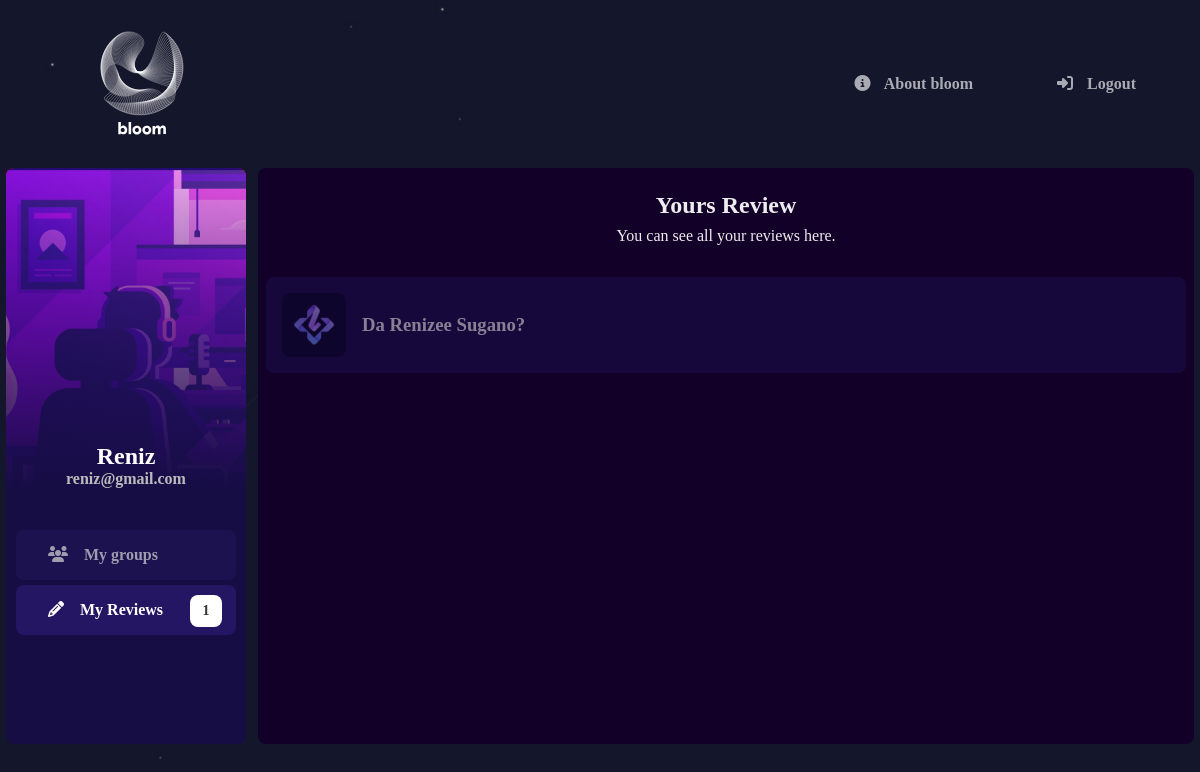
The page /showMyReview/ (signed in) on the database as committed earlier.
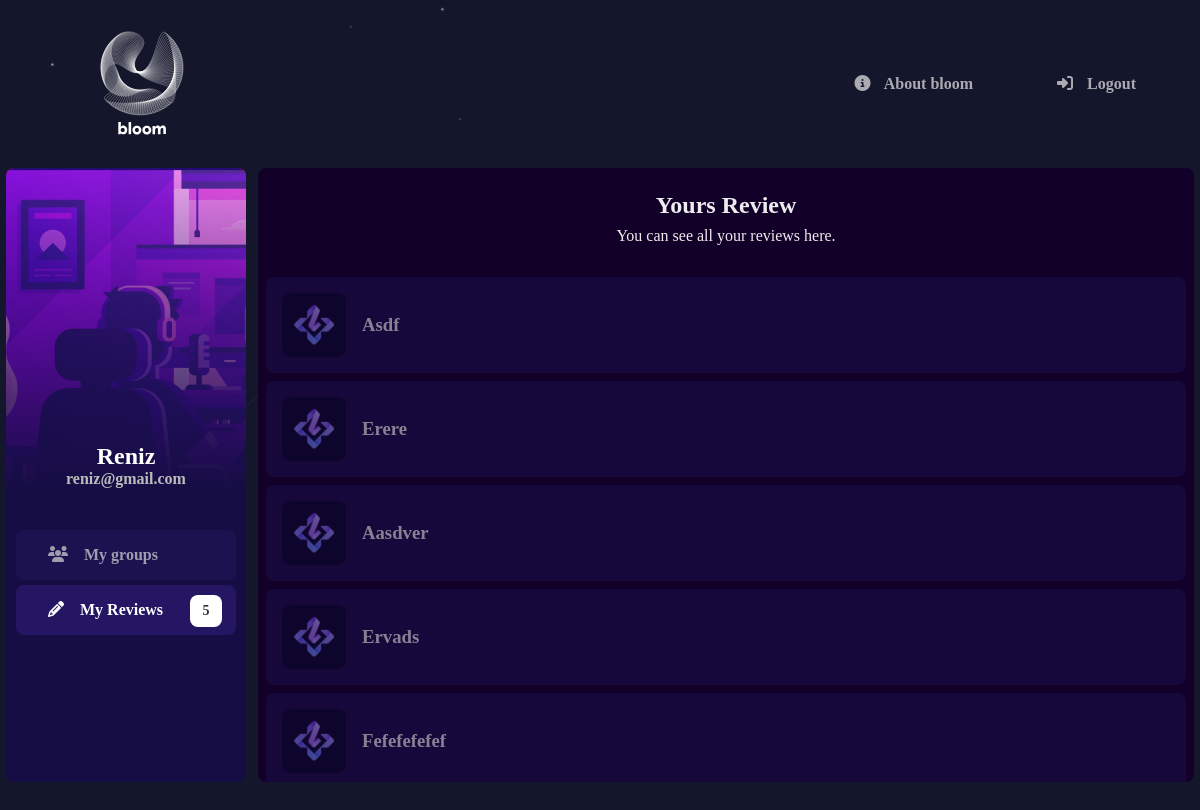
The same page on the database as committed later.
### bloomapp/models.py (models this page shows)
class Account(models.Model):
    name = models.CharField(max_length=100)
    email = models.EmailField(unique=True, max_length=100)
    password = models.CharField(max_length=100)

class Reviews(models.Model):
    review = models.CharField(max_length=500)
    user_id = models.ForeignKey(Account, on_delete=models.CASCADE)
    status = models.BooleanField(default=False)
    group_id = models.ForeignKey(Groups, on_delete=models.CASCADE, null=True)

### bloomapp/views.py (the view)
# urls.py: path('showMyReview/', views.showReviews, name='showMyReview'),
def showReviews(request):
    if request.session.has_key('user_id'):
        reviewObj = Reviews.objects.filter(user_id_id=request.session['user_id'])
        return render(request, 'myReviews.html',{'reviews': reviewObj})
    else:
        return render(request, 'login.html')

### bloomapp/context-processors.py (called while the page is built)
def allContext(request):
    if request.session.has_key('user_id'):
        userObj = Account.objects.get(id=request.session['user_id'])
        totalReview = Reviews.objects.filter(user_id_id=request.session['user_id']).count()
        return {'users': userObj,'totalReviews': totalReview}
    return {'users': False, 'totalReviews': False}

### templates/myReviews.html (shortened to what this page needs)
{% extends 'commonPart.html' %}
{% block mainpart %}
    {% load static %}
    <div class="main-review-box">
        {% if reviews %}
            <h2 class="main-title-groups">Yours Review</h2>
            <h4 class="main-title-groups" style="font-weight: lighter;padding: 0px 0 24px 0;">You can see all your reviews here.</h4>
            {% for review in reviews %}
                <div class="review-container">
                    <div class="review-user-box"></div>
                    <h3 class="review-text">{{ review.review }}</h3>
                </div>
            {% endfor %}
        {% endif %}
    </div>
{% endblock %}

### templates/commonPart.html (shortened to what this page needs)
<!DOCTYPE html>
<html lang="en">
{% load static %}
<head>
    <link rel="stylesheet" href="{% static 'css/style.css' %}">
</head>
<body>
<div class="top-menu-bar">
        <a href="{% url 'joinGroup' %}"><img src="{% static 'images/logo.svg' %}" alt="logo" class="logo-img"></a>
        <div>
            <a href="about.php" class="menus active-about"><i class="fas fa-info-circle pdspace"></i> About bloom</a>
            <a href="{% url 'logout' %}" class="menus"><i class="fas fa-sign-in-alt pdspace"></i> Logout</a>
        </div>
</div>
<div class="main-container">
    <div class="left-container">
        <div class="user-info-box">
            <div class="image-black-cover"></div>
            <div class="user-infos">
                {% if request.session.user_id %}
                    <h2>{{ users.name }}</h2>
                    <h4>{{ users.email }}</h4>
                {% endif %}
            </div>
        </div>
        <div class="user-menus">
            <a href="{% url 'showMyGroup' %}" class="user-menu-buttons active-menus-groups"><i class="fas fa-users uicons"></i> My groups</a>
            <a href="{% url 'showMyReview' %}" class="user-menu-buttons active-menus-reviews"><i class="fas fa-pencil-alt uicons"></i> My Reviews
                {% if totalReviews %}
            <div class="total-review-box">
                <p id="review-text">{{ totalReviews }}</p>
            </div>
                {% endif %}
             </a>
        </div>
    </div>
    <div class="right-container">
        {% block mainpart %}
        {% endblock %}
    </div>
</div>
</body>
</html>

### static/css/style.css (style rules this page uses)
* { margin: 0; padding: 0; text-decoration: none; outline: none; box-sizing: border-box; font-family: 'Product Sans'; }
body { width: 100%; min-height: 100vh; background-image: url('../images/people_bg_repeat.jpg'); background-size: cover; }
.top-menu-bar { width: 100%; padding: 24px; display: flex; align-items: center; justify-content: space-between; }
.logo-img { width: 96px; transform: translateX(70px); }
.menus { font-weight: bold; color: rgba(255, 255, 255, 0.64); transition: 0.16s ease; padding: 16px 40px; border-radius: 8px; }
.main-container { position: relative; width: 100%; height: 72vh; display: flex; justify-content: space-around; }
.left-container { position: relative; width: 20%; height: 100%; background: #170D45; border-radius: 8px; display: flex; flex-direction: column; overflow: hidden; }
.right-container { position: relative; width: 78%; height: 100%; border-radius: 8px; overflow: hidden; }
.pdspace { padding-right: 10px; }
.user-info-box { position: relative; width: 100%; height: 320px; background: red; background-image: url("../images/thumb2.jpg"); background-size: cover; background-position: center; display: flex; justify-content: center; flex-direction: column; text-align: center; margin-bottom: 32px; }
.image-black-cover { position: absolute; top: 0; left: 0; width: 100%; height: 100%; background: linear-gradient(rgba(255, 0, 0, 0),#170D45); }
.user-infos { position: absolute; bottom: 0; left: 0; right: 0; z-index: 2; }
.user-infos h4 { color: rgba(187,187,187); }
.user-infos h2 { color: white; text-transform: capitalize; }
.user-menus { position: relative; width: 100%; padding: 10px; box-sizing: border-box; display: grid; grid-template-columns: repeat(1,1fr); row-gap: 5px; }
.uicons { margin-right: 16px; }
.user-menu-buttons { width: 100%; padding: 16px 32px; border-radius: 8px; background: #1d1250; color: rgba(214, 214, 214, 0.705); font-weight: bold; transition: 0.1s ease; font-size: 16px; display: flex; }
.main-review-box { position: relative; width: 100%; height: 100%; background: #130028; box-sizing: border-box; overflow-x: hidden; padding: 8px; overflow-y: scroll; display: flex; flex-direction: column; row-gap: 8px; }
.review-container { position: relative; padding: 16px; background: #1c1050; border-radius: 8px; display: flex; align-items: center; cursor: pointer; opacity: 0.5; }
.review-user-box { position: relative; padding: 32px; border-radius: 8px; display: inline-block; background: linear-gradient(rgb(85, 85, 235),rgb(61, 61, 185)); background-image: url("../images/stay-pic.png"); background-size: cover; background-position: center; }
.review-text { position: relative; color: #fff; padding-left: 16px; text-transform: capitalize; width: 75%; justify-content: center; }
.main-title-groups { font-weight: bolder; font-family: 'Montserrat'; color: rgba(255, 255, 255, 0.925); width: 100%; text-align: center; padding-top: 16px; z-index: 4; }
.total-review-box { width: 32px; height: 32px; background: #fff; position: absolute; right: 10%; bottom: 15%; overflow: hidden; border-radius: 8px; display: flex; justify-content: center; align-items: center; transform-origin: bottom center; animation: shake 1s linear; }
.total-review-box p { color: #333; z-index: 5; font-size: 14px; font-family: 'Montserrat'; font-weight: bold; }

### templates/myReviews.html (style rules this page uses)
.active-menus-reviews { background: #241663; color: white; }

Rows that differ between the two databases and show on the page:
removed Reviews: review "Da Renizee Sugano?"
added Reviews: review "Asdf"
added Reviews: review "Erere"
added Reviews: review "Aasdver"
added Reviews: review "Ervads"
added Reviews: review "Fefefefefef"
Other text that changed with them:
{{ totalReviews }}: "1" → "5"
